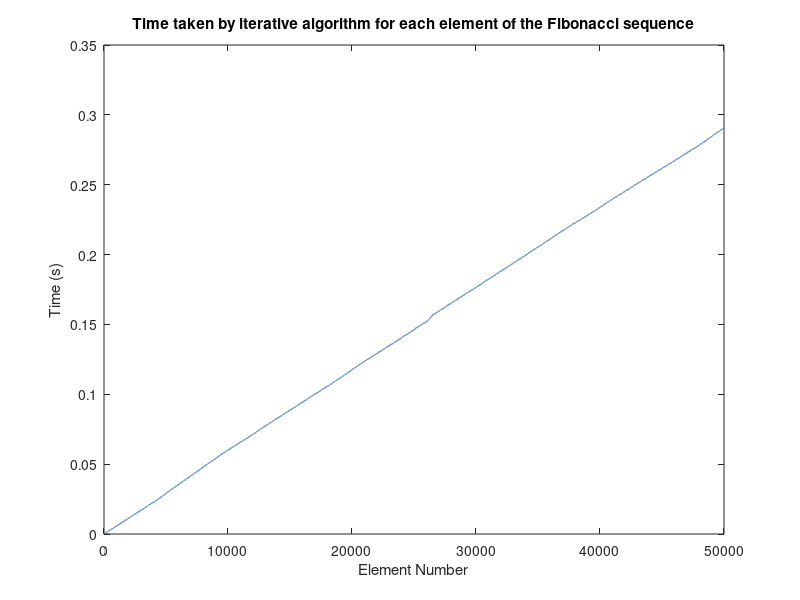

This figure's MATLAB source:
% Fibonacci sequence generation using iteration
clc
clear
close
% Initialize variables
n = 50000; % Number of elements in the sequence
fib = zeros(n,1); % Preallocate memory for the sequence
time_taken = zeros(n,1); % Preallocate memory for timing results

% Iterative algorithm to calculate the nth Fibonacci number
tic;
a = 0;
b = 1;
for i = 1 : n
temp = a;
a = b;
b = temp + b;
time_taken(i) = toc();
end
fib = a;

% Plot the results
plot(1:n, time_taken)
xlabel('Element Number')
ylabel('Time (s)')
title('Time taken by iterative algorithm for each element of the Fibonacci sequence')

